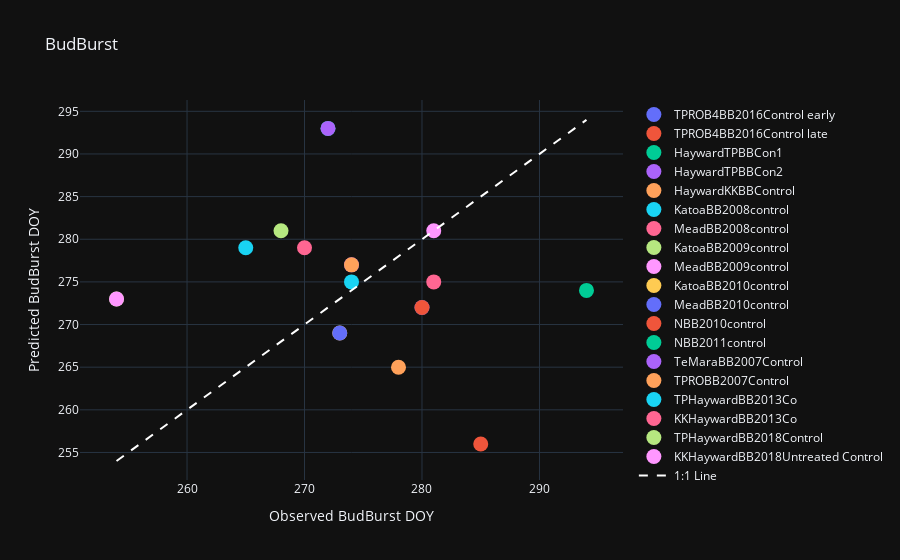

The cell this chart's notebook holds for it:
### Code cell
# Example MinTemp test:
config_param_name = "MinTemp"
T = [7,8,9,10]

TestObject = Test(config_param_name)
best_val = TestObject._test_parameter(T)
predicted_budbreak_doy, observed_budbreak_doy = TestObject._best_value_plot(best_val)

### Figure 1 — Plotly figure (JSON) as saved in the notebook; plotly's stock layout.template omitted (floating-point values rounded to 4 significant figures)
{"data": [{"marker": {"size": 15}, "mode": "markers", "name": "TPROB4BB2016Control early", "type": "scatter", "x": [280], "y": [272]}, {"marker": {"size": 15}, "mode": "markers", "name": "TPROB4BB2016Control late", "type": "scatter", "x": [280], "y": [272]}, {"marker": {"size": 15}, "mode": "markers", "name": "HaywardTPBBCon1", "type": "scatter", "x": [272], "y": [293]}, {"marker": {"size": 15}, "mode": "markers", "name": "HaywardTPBBCon2", "type": "scatter", "x": [272], "y": [293]}, {"marker": {"size": 15}, "mode": "markers", "name": "HaywardKKBBControl", "type": "scatter", "x": [278], "y": [265]}, {"marker": {"size": 15}, "mode": "markers", "name": "KatoaBB2008control", "type": "scatter", "x": [265], "y": [279]}, {"marker": {"size": 15}, "mode": "markers", "name": "MeadBB2008control", "type": "scatter", "x": [270], "y": [279]}, {"marker": {"size": 15}, "mode": "markers", "name": "KatoaBB2009control", "type": "scatter", "x": [254], "y": [273]}, {"marker": {"size": 15}, "mode": "markers", "name": "MeadBB2009control", "type": "scatter", "x": [254], "y": [273]}, {"marker": {"size": 15}, "mode": "markers", "name": "KatoaBB2010control", "type": "scatter", "x": [273], "y": [269]}, {"marker": {"size": 15}, "mode": "markers", "name": "MeadBB2010control", "type": "scatter", "x": [273], "y": [269]}, {"marker": {"size": 15}, "mode": "markers", "name": "NBB2010control", "type": "scatter", "x": [285], "y": [256]}, {"marker": {"size": 15}, "mode": "markers", "name": "NBB2011control", "type": "scatter", "x": [294], "y": [274]}, {"marker": {"size": 15}, "mode": "markers", "name": "TeMaraBB2007Control", "type": "scatter", "x": [274], "y": [277]}, {"marker": {"size": 15}, "mode": "markers", "name": "TPROBB2007Control", "type": "scatter", "x": [274], "y": [277]}, {"marker": {"size": 15}, "mode": "markers", "name": "TPHaywardBB2013Co", "type": "scatter", "x": [274], "y": [275]}, {"marker": {"size": 15}, "mode": "markers", "name": "KKHaywardBB2013Co", "type": "scatter", "x": [281], "y": [275]}, {"marker": {"size": 15}, "mode": "markers", "name": "TPHaywardBB2018Control", "type": "scatter", "x": [268], "y": [281]}, {"marker": {"size": 15}, "mode": "markers", "name": "KKHaywardBB2018Untreated Control", "type": "scatter", "x": [281], "y": [281]}, {"line": {"color": "white", "dash": "dash"}, "mode": "lines", "name": "1:1 Line", "type": "scatter", "x": [254, 294], "y": [254, 294]}], "layout": {"title": {"text": "BudBurst"}, "xaxis": {"title": {"text": "Observed BudBurst DOY"}}, "yaxis": {"title": {"text": "Predicted BudBurst DOY"}}}}
